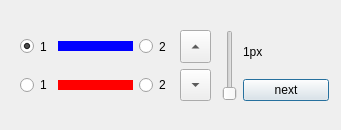
<?xml version="1.0" encoding="UTF-8"?>
<ui version="4.0">
 <class>Dialog</class>
 <widget class="QDialog" name="Dialog">
  <property name="geometry">
   <rect>
    <x>0</x>
    <y>0</y>
    <width>341</width>
    <height>130</height>
   </rect>
  </property>
  <property name="windowTitle">
   <string>Dialog</string>
  </property>
  <widget class="QWidget" name="gridLayoutWidget">
   <property name="geometry">
    <rect>
     <x>20</x>
     <y>30</y>
     <width>151</width>
     <height>71</height>
    </rect>
   </property>
   <layout class="QGridLayout" name="gridLayout">
    <item row="0" column="1">
     <layout class="QHBoxLayout" name="horizontalLayout">
      <item>
       <widget class="Line" name="line">
        <property name="minimumSize">
         <size>
          <width>0</width>
          <height>10</height>
         </size>
        </property>
        <property name="palette">
         <palette>
          <active>
           <colorrole role="Mid">
            <brush brushstyle="SolidPattern">
             <color alpha="255">
              <red>0</red>
              <green>0</green>
              <blue>255</blue>
             </color>
            </brush>
           </colorrole>
          </active>
          <inactive>
           <colorrole role="Mid">
            <brush brushstyle="SolidPattern">
             <color alpha="255">
              <red>0</red>
              <green>0</green>
              <blue>255</blue>
             </color>
            </brush>
           </colorrole>
          </inactive>
          <disabled>
           <colorrole role="Mid">
            <brush brushstyle="SolidPattern">
             <color alpha="255">
              <red>0</red>
              <green>0</green>
              <blue>255</blue>
             </color>
            </brush>
           </colorrole>
          </disabled>
         </palette>
        </property>
        <property name="font">
         <font>
          <weight>50</weight>
          <bold>false</bold>
         </font>
        </property>
        <property name="lineWidth">
         <number>0</number>
        </property>
        <property name="midLineWidth">
         <number>10</number>
        </property>
        <property name="orientation">
         <enum>Qt::Horizontal</enum>
        </property>
       </widget>
      </item>
     </layout>
    </item>
    <item row="0" column="2">
     <widget class="QRadioButton" name="radio_blue2">
      <property name="sizePolicy">
       <sizepolicy hsizetype="Fixed" vsizetype="Expanding">
        <horstretch>0</horstretch>
        <verstretch>0</verstretch>
       </sizepolicy>
      </property>
      <property name="text">
       <string>2</string>
      </property>
     </widget>
    </item>
    <item row="0" column="0">
     <widget class="QRadioButton" name="radio_blue1">
      <property name="sizePolicy">
       <sizepolicy hsizetype="Fixed" vsizetype="Expanding">
        <horstretch>0</horstretch>
        <verstretch>0</verstretch>
       </sizepolicy>
      </property>
      <property name="text">
       <string>1</string>
      </property>
      <property name="checked">
       <bool>true</bool>
      </property>
     </widget>
    </item>
    <item row="1" column="0">
     <widget class="QRadioButton" name="radio_red1">
      <property name="sizePolicy">
       <sizepolicy hsizetype="Minimum" vsizetype="Expanding">
        <horstretch>0</horstretch>
        <verstretch>0</verstretch>
       </sizepolicy>
      </property>
      <property name="text">
       <string>1</string>
      </property>
     </widget>
    </item>
    <item row="1" column="1">
     <widget class="Line" name="line_2">
      <property name="minimumSize">
       <size>
        <width>0</width>
        <height>10</height>
       </size>
      </property>
      <property name="palette">
       <palette>
        <active>
         <colorrole role="Mid">
          <brush brushstyle="SolidPattern">
           <color alpha="255">
            <red>255</red>
            <green>0</green>
            <blue>0</blue>
           </color>
          </brush>
         </colorrole>
        </active>
        <inactive>
         <colorrole role="Mid">
          <brush brushstyle="SolidPattern">
           <color alpha="255">
            <red>255</red>
            <green>0</green>
            <blue>0</blue>
           </color>
          </brush>
         </colorrole>
        </inactive>
        <disabled>
         <colorrole role="Mid">
          <brush brushstyle="SolidPattern">
           <color alpha="255">
            <red>255</red>
            <green>0</green>
            <blue>0</blue>
           </color>
          </brush>
         </colorrole>
        </disabled>
       </palette>
      </property>
      <property name="font">
       <font>
        <weight>50</weight>
        <bold>false</bold>
       </font>
      </property>
      <property name="lineWidth">
       <number>0</number>
      </property>
      <property name="midLineWidth">
       <number>10</number>
      </property>
      <property name="orientation">
       <enum>Qt::Horizontal</enum>
      </property>
     </widget>
    </item>
    <item row="1" column="2">
     <widget class="QRadioButton" name="radio_red2">
      <property name="sizePolicy">
       <sizepolicy hsizetype="Minimum" vsizetype="Expanding">
        <horstretch>0</horstretch>
        <verstretch>0</verstretch>
       </sizepolicy>
      </property>
      <property name="text">
       <string>2</string>
      </property>
     </widget>
    </item>
   </layout>
  </widget>
  <widget class="QWidget" name="verticalLayoutWidget">
   <property name="geometry">
    <rect>
     <x>180</x>
     <y>30</y>
     <width>31</width>
     <height>71</height>
    </rect>
   </property>
   <layout class="QVBoxLayout" name="verticalLayout">
    <item>
     <widget class="QToolButton" name="btn_up">
      <property name="sizePolicy">
       <sizepolicy hsizetype="Expanding" vsizetype="Expanding">
        <horstretch>0</horstretch>
        <verstretch>0</verstretch>
       </sizepolicy>
      </property>
      <property name="text">
       <string>...</string>
      </property>
      <property name="arrowType">
       <enum>Qt::UpArrow</enum>
      </property>
     </widget>
    </item>
    <item>
     <widget class="QToolButton" name="btn_down">
      <property name="sizePolicy">
       <sizepolicy hsizetype="Expanding" vsizetype="Expanding">
        <horstretch>0</horstretch>
        <verstretch>0</verstretch>
       </sizepolicy>
      </property>
      <property name="text">
       <string>...</string>
      </property>
      <property name="arrowType">
       <enum>Qt::DownArrow</enum>
      </property>
     </widget>
    </item>
   </layout>
  </widget>
  <widget class="QWidget" name="horizontalLayoutWidget_2">
   <property name="geometry">
    <rect>
     <x>222</x>
     <y>30</y>
     <width>107</width>
     <height>71</height>
    </rect>
   </property>
   <layout class="QHBoxLayout" name="horizontalLayout_2">
    <item>
     <widget class="QSlider" name="slider_px_step">
      <property name="orientation">
       <enum>Qt::Vertical</enum>
      </property>
     </widget>
    </item>
    <item>
     <layout class="QVBoxLayout" name="verticalLayout_2">
      <item>
       <widget class="QLabel" name="label">
        <property name="text">
         <string>1px</string>
        </property>
       </widget>
      </item>
      <item>
       <widget class="QPushButton" name="btn_next">
        <property name="text">
         <string>next</string>
        </property>
       </widget>
      </item>
     </layout>
    </item>
   </layout>
  </widget>
 </widget>
 <resources/>
 <connections/>
</ui>
